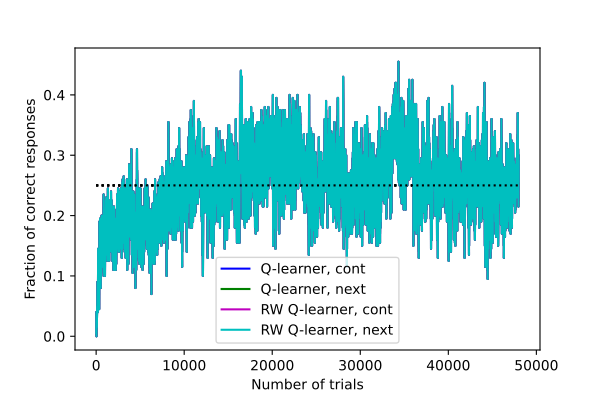

This figure's Python source:
# -*- coding: utf-8 -*-
"""
Created on Thu Feb  2 11:00:55 2023

@author: jmd01
"""


from MyLearners import Learner,RWLearner
from Raw_input import Raw_input, ProbabilisticGrammar
import numpy as np
import matplotlib.pyplot as plt
import concurrent.futures as cf
from datetime import datetime
#import pandas as pd
start_time = datetime.now()
import scipy

plt.rcParams.update({
    "text.usetex": False,
    "font.family": "Helvetica"
})

def logistic(x,k,x0):
    return  1/(1+np.exp(-k*(x-x0))) 


def run_simulation(l):
    l.learn(stimuli_stream)
    return l

def flatten(lst):
    flat_list = []
    for item in lst:
        if isinstance(item, list):
            flat_list.extend(flatten(item))
        else:
            flat_list.append(item)
    return flat_list

    
def get_success_and_length(learners):
    success = 0.*np.array(learners[0].success)
    sent_len = 0.*np.array(learners[0].sent_len)
    for l in learners:
        success += np.array(l.success)
        sent_len += np.array(l.sent_len)
        
    success /= n_sim
    sent_len /= n_sim
    return success, sent_len

def get_averaged_final_index(learners):
    final = 0
    for l in learners:
        final += l.final_index
        
    return final/len(learners)
    
def plot_learning_curve(learnersC,learnersN,RWlearnersC,RWlearnersN):
    # Process the result   
    colors = ['b','g','m','c']
    ll = [learnersC,learnersN,RWlearnersC,RWlearnersN]
    lab = ['Q-learner, cont','Q-learner, next','RW Q-learner, cont', 'RW Q-learner, next']
    for i in range(4):
        success, sent_len = get_success_and_length(ll[i])
    
        trial_vec = range(ll[i][0].n_trials+1)
        x_data = np.linspace(0,len(success),len(success))
        y_data = success
        popt,pcov = scipy.optimize.curve_fit(logistic,x_data,y_data,maxfev=10000)
        print('Optimal parameters')
        print(popt)
        print('learning time')
        print(2*popt[-1])
        print(np.diag(pcov)[-1])
        plt.plot(x_data,logistic(x_data,*popt),'k:', label='_nolegend_')
        #plt.axvline(x = 2*popt[-1],color = 'k')
        # Plot the results
        plt.scatter(trial_vec,success,s = 2,c=colors[i],label = lab[i])
        plt.xlabel('Number of trials')
        plt.ylabel('Fraction of correct responses')
    #plt.colorbar()
    plt.legend()
    plt.savefig('LearningCurves.pdf')
    plt.show()
    
    


###############################################################
#
#       Setting learning parameters
#
###############################################################

# Set the initial learning parameters
Learner.initial_value_border = 1.
Learner.initial_value_chunking = -1.
Learner.ID = 0

# Set the parameters controlling reinforcement learning
Learner.alpha = 0.1
Learner.beta = 1.9
Learner.positive_reinforcement = 25.
Learner.negative_reinforcement = -10.

RWLearner.alpha = 0.1
RWLearner.beta = 1.9
RWLearner.positive_reinforcement = 25.
RWLearner.negative_reinforcement = -10.


###############################################################
#
#       Definition of the language using a probabilistic CFG
#
###############################################################

print('Defining the grammar')

# definition of the grammar
# Vocabulary
number_of_verbs = 5
number_of_nouns = 5
number_of_adj = 0
number_of_relpron = 2
number_of_det = 0

verbs = ['v' + str(i) for i in range(1, number_of_verbs+1)]
nouns = ['n' + str(i) for i in range(1, number_of_nouns+1)]
adjs = ['a' + str(i) for i in range(1, number_of_adj+1)]
relpron = ['r' + str(i) for i in range(1, number_of_relpron+1)]
det = ['d' + str(i) for i in range(1, number_of_det+1)]

terminals2 = flatten([verbs,nouns,adjs,relpron,det])
non_terminals2 = ['S', 'N','NP','VP','V','RelCl']

###############################################################
#
#       NVN language
#
###############################################################

# Grammatical rules
production_rulesNVN = {
    'S': [['N', 'VP','N']],
    'VP': [['V']],
    'N': [['n' + str(i)] for i in range(1, number_of_nouns+1)],
    'V': [['v' + str(i)] for i in range(1, number_of_verbs+1)]
}

weightsNVN = {
    'S': [1],
    'VP': [1],
    'N': [1/number_of_nouns for i in range(1, number_of_nouns+1)],
    'V': [1/number_of_verbs for i in range(1, number_of_verbs+1)]    
    }

cfgNVN = ProbabilisticGrammar(terminals2, non_terminals2, production_rulesNVN,weightsNVN)
# Context free grammar


###############################################################
#
#       NVN + relative clauses with relative pronouns language
#
###############################################################

# Grammatical rules
production_rulesRCP = {
    'S': [['N', 'VP'],['N','VP','RelCl'],['N','VP','RelCl','RelCl']],
    'VP': [['V','N'],['V']],
    'RelCl': [['r' + str(i) , 'VP'] for i in range(1, number_of_relpron+1)],
    'N': [['n' + str(i)] for i in range(1, number_of_nouns+1)],
    'V': [['v' + str(i)] for i in range(1, number_of_verbs+1)]
}

weightsRCP = {
    'S': [0.5, 0.25 ,0.25 ],
    'VP': [.5, .5],
    'RelCl': [1/number_of_relpron for i in range(1, number_of_relpron+1)],
    'N': [1/number_of_nouns for i in range(1, number_of_nouns+1)],
    'V': [1/number_of_verbs for i in range(1, number_of_verbs+1)]    
    }

relweight = np.array([1/2**i for i in range(len(relpron))])
relweight /= np.sum(relweight)

nweight = np.array([1/2**i for i in range(len(nouns))])
nweight /= np.sum(nweight)

vweight = np.array([1/2**i for i in range(len(verbs))])
vweight /= np.sum(vweight)

weightsRCPZipf = {
    'S': [0.5, 0.25 ,0.25 ],
    'VP': [.5, .5],
    'RelCl': relweight,
    'N': nweight,
    'V': vweight   
    }

# Context free grammar
cfgRCP = ProbabilisticGrammar(terminals2, non_terminals2, production_rulesRCP,weightsRCPZipf)


###############################################################
#
#       NVN + relative clauses without relative pronouns language
#
###############################################################

# Grammatical rules
production_rulesRC = {
    'S': [['N', 'VP'],['N','VP','RelCl'],['N','VP','RelCl','RelCl']],
    'VP': [['V','N']],
    'RelCl': [['VP'] ],
    'N': [['n' + str(i)] for i in range(1, number_of_nouns+1)],
    'V': [['v' + str(i)] for i in range(1, number_of_verbs+1)]
}

weightsRC = {
    'S': [0.5, 0.25 ,0.25 ],
    'VP': [1],
    'RelCl': [1],
    'N': [1/number_of_nouns for i in range(1, number_of_nouns+1)],
    'V': [1/number_of_verbs for i in range(1, number_of_verbs+1)]    
    }

# Context free grammar
cfgRC = ProbabilisticGrammar(terminals2, non_terminals2, production_rulesRC,weightsRC)

#############################################################
#
#       Yang and Piantadosi grammar
#
#############################################################

number_of_verbs = 1
number_of_nouns = 1
number_of_adj = 1
number_of_relpron = 1
number_of_det = 1
number_of_prep = 1

verbs = ['v' + str(i) for i in range(1, number_of_verbs+1)]
nouns = ['n' + str(i) for i in range(1, number_of_nouns+1)]
adjs = ['a' + str(i) for i in range(1, number_of_adj+1)]
relpron = ['r' + str(i) for i in range(1, number_of_relpron+1)]
det = ['d' + str(i) for i in range(1, number_of_det+1)]
prep = ['p' + str(i) for i in range(1, number_of_prep+1)]


terminalsYP = flatten([verbs,nouns,adjs,relpron,det,prep])
non_terminalsYP = ['S','NP','VP','AP','PP','N','V','A','D','P','rel']

production_rulesYP = {
    'S': [['NP', 'VP']],
    'NP': [['N'],['D','N'],['D','AP','N'],['NP','PP']],
    'VP': [['V'],['V','NP'],['V','rel','S'],['VP','PP']],
    'AP': [['A'],['A','AP' ] ],
    'PP': [['P','NP']],
    'N': [['n' + str(i)] for i in range(1, number_of_nouns+1)],
    'V': [['v' + str(i)] for i in range(1, number_of_verbs+1)],
    'A': [['a' + str(i)] for i in range(1, number_of_adj+1)],
    'D': [['d' + str(i)] for i in range(1, number_of_det+1)],
    'P': [['p' + str(i)] for i in range(1, number_of_prep+1)],
    'rel': [['r' + str(i)] for i in range(1, number_of_relpron+1)]
}

weightsYP = {
    'S': [1.0],
    'NP': [.25,.25,.25,.25],
    'VP': [.25,.25,.25,.25],
    'AP': [.5,.5 ],
    'PP': [1],
    'N': [1/number_of_nouns for i in range(1, number_of_nouns+1)],
    'V': [1/number_of_verbs for i in range(1, number_of_verbs+1)],
    'A': [1/number_of_adj for i in range(1, number_of_adj+1)],
    'D': [1/number_of_det for i in range(1, number_of_det+1)],
    'P': [1/number_of_prep for i in range(1, number_of_prep+1)],
    'rel': [1/number_of_relpron for i in range(1, number_of_relpron+1)]  
    }

cfgYP = ProbabilisticGrammar(terminalsYP, non_terminalsYP, production_rulesYP,weightsYP)

#############################################################
#
#       Initializing the learners
#
#############################################################

# number of simulations
n_sim = 100
n_trials = 2000

#############################################################
#
#   Creating the stimuli stream
#
#############################################################
print('Creating the stimuli stream')

# Create stimuli stream
stimuli_stream = Raw_input(3*n_trials,cfgNVN)

print('Initializing learners')

# Select type of chunking mechanism
#typ = 'right'
typ = 'flexible'
border = 'nxt'

# Create as many learners as number of simulations.
learnersC = [Learner(n_trials = n_trials, border = 'cont') for i in range(n_sim)]
learnersN = [Learner(n_trials = n_trials, border = 'next') for i in range(n_sim)]
RWlearnersC = [RWLearner(n_trials = n_trials, border = 'cont') for i in range(n_sim)]
RWlearnersN = [RWLearner(n_trials = n_trials, border = 'next') for i in range(n_sim)]

#learner = RWLearner(n_trials = n_trials, border = border)
#learner.learn_with_snapshot(stimuli_stream, 'test.xlsx', [1000,2000,3000,4000], 5)


#############################################################
#
#       Running the simulation in parallel
#
#############################################################    
print('Running the simulation in parallel')

print('Q-learning with continuous border')
# # Run the simulation in parallel
with cf.ThreadPoolExecutor() as executor:
    print("Number of worker threads:", executor._max_workers)
    results = [executor.submit(run_simulation, l) for l in learnersC]
    
    # Iterate over the results as they become available
    for future in cf.as_completed(results):
        result = future.result()
        # Combine the result with other results as necessary
        
# # Run the simulation in parallel
print('Q-learning with next sentence condition')
with cf.ThreadPoolExecutor() as executor:
    print("Number of worker threads:", executor._max_workers)
    results = [executor.submit(run_simulation, l) for l in learnersN]
    
    # Iterate over the results as they become available
    for future in cf.as_completed(results):
        result = future.result()
        
# # Run the simulation in parallel
print('RW Q-learning with continuous condition')
with cf.ThreadPoolExecutor() as executor:
    print("Number of worker threads:", executor._max_workers)
    results = [executor.submit(run_simulation, l) for l in RWlearnersC]
    
    # Iterate over the results as they become available
    for future in cf.as_completed(results):
        result = future.result()
        
# # Run the simulation in parallel
print('RW Q-learning with next sentence condition')
with cf.ThreadPoolExecutor() as executor:
    print("Number of worker threads:", executor._max_workers)
    results = [executor.submit(run_simulation, l) for l in RWlearnersN]
    
    # Iterate over the results as they become available
    for future in cf.as_completed(results):
        result = future.result()
    
#############################################################
#
#       Postprocessing
#
#############################################################
print('Postprocessing')


plot_learning_curve(learnersC,learnersN,RWlearnersC,RWlearnersN)
print(get_averaged_final_index(learnersC))
print(get_averaged_final_index(learnersN))
print(get_averaged_final_index(RWlearnersC))
print(get_averaged_final_index(RWlearnersN))


end_time = datetime.now()
print('Duration: {}'.format(end_time - start_time))
